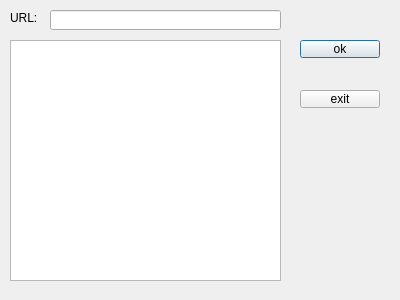
<?xml version="1.0" encoding="UTF-8"?>
<ui version="4.0">
 <class>Dialog</class>
 <widget class="QDialog" name="Dialog">
  <property name="geometry">
   <rect>
    <x>0</x>
    <y>0</y>
    <width>400</width>
    <height>300</height>
   </rect>
  </property>
  <property name="windowTitle">
   <string>Whois信息</string>
  </property>
  <widget class="QTextBrowser" name="textBrowser">
   <property name="geometry">
    <rect>
     <x>10</x>
     <y>40</y>
     <width>271</width>
     <height>241</height>
    </rect>
   </property>
  </widget>
  <widget class="QPushButton" name="pushButton">
   <property name="geometry">
    <rect>
     <x>300</x>
     <y>40</y>
     <width>80</width>
     <height>18</height>
    </rect>
   </property>
   <property name="text">
    <string>ok</string>
   </property>
  </widget>
  <widget class="QPushButton" name="pushButton_2">
   <property name="geometry">
    <rect>
     <x>300</x>
     <y>90</y>
     <width>80</width>
     <height>18</height>
    </rect>
   </property>
   <property name="text">
    <string>exit</string>
   </property>
  </widget>
  <widget class="QLineEdit" name="lineEdit">
   <property name="geometry">
    <rect>
     <x>50</x>
     <y>10</y>
     <width>231</width>
     <height>20</height>
    </rect>
   </property>
  </widget>
  <widget class="QLabel" name="label">
   <property name="geometry">
    <rect>
     <x>10</x>
     <y>10</y>
     <width>39</width>
     <height>16</height>
    </rect>
   </property>
   <property name="text">
    <string>URL:</string>
   </property>
  </widget>
 </widget>
 <resources/>
 <connections/>
</ui>
